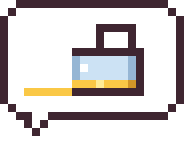
#> input picture design/final/emotes/喝醉.png, 23 x 19 px (shown 8 times larger)
$ python -i build_art.py   (imports and definitions only)
#> lines starting #> are read from the running program, lines starting #| are printed output that depends on the picture
# 產生 js/art.js：把定案圖檔（Kenney 角色、表情泡泡、裝備圖示）轉成文字資料，遊戲載入時不用另外讀圖
# 用法：python3 tools/build_art.py <design 資料夾>   （design-wip 分支的 design/）
import sys, json, glob, os, base64, io, subprocess, tempfile
from PIL import Image
D = sys.argv[1]
KT = D + '/assets/kenney-tiny-dungeon/tiles/'
LET = {(63,38,49):'#',(189,108,74):'H',(118,59,54):'h',(247,194,130):'S',(225,154,101):'s',(192,203,220):'C',(139,155,180):'c',(38,43,68):'k',
       (155,76,163):'P',(209,118,208):'p',(82,96,124):'m',(37,149,106):'G',(67,225,179):'g',(234,165,108):'o',(170,183,204):'x',(232,69,55):'r'}
ken = {}
# [3 lines not run here, left out]
pal = []; CH = [chr(c) for c in range(35, 127) if chr(c) not in '\\']
def enc(im):
    im = im.convert('RGBA'); s = []
    for y in range(im.height):
        for x in range(im.width):
            r,g,b,a = im.getpixel((x,y))
            if a < 128: s.append(' '); continue
            hx = '#%02x%02x%02x' % (r,g,b)
            if hx not in pal: pal.append(hx)
            s.append(CH[pal.index(hx)])
    return ''.join(s)
emo = {}
E = D + '/final/emotes/'
# [9 lines not run here, left out]
eq = {}; equrl = {}
# [5 lines not run here, left out]
# 斜角建築（村子）：design/buildings/tools/game_export.py 輸出 PNG＋meta。建築用自己的色盤 bpal，
# 窗戶像素記成 'W'（玻璃）、'Wh'（反光），遊戲裡依白天／晚上上色
bld = {}; bpal = ['W', 'Wh']
TMP = tempfile.mkdtemp()
# [13 lines not run here, left out]
# 怪物（design/monsters，定案）：每區 a／c 雜魚、b／d 強敵、e 菁英（b 的菁英版）；魔王 boneking、abyss。底下透明的列裁掉，腳底就是最後一列
ZN = ['草原', '森林', '荒地', '礦坑', '海岸', '雪山', '魔王城']; mon = {}   # 顏色多，每隻各自一個小色盤
def menc(f):
#> called with f = '../design/final/emotes/喝醉.png'
    im = Image.open(f).convert('RGBA'); bb = im.getbbox(); im = im.crop((0, 0, im.width, bb[3])); s = []; mpal = []
#> in menc, im is the input picture: PIL image 23x19 RGBA; mean R, G, B, A 150.8, 145.1, 144.6, 196.6
#> after `bb = im.getbbox()`: bb = (0, 0, 23, 17)
#> after `im = im.crop((0, 0, im.width, bb[3]))`:
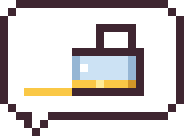
#> im: PIL image 23x17 RGBA (shown 8 times larger); mean R, G, B, A 168.5, 162.1, 161.6, 219.8; transparent parts drawn white
    for y in range(im.height):
        for x in range(im.width):
            r,g,b,a = im.getpixel((x,y))
            if a < 128: s.append(' '); continue
            hx = '#%02x%02x%02x' % (r,g,b)
            if hx not in mpal: mpal.append(hx)
            s.append(CH[mpal.index(hx)])
#> after the loop, mpal = ['#3f2631', '#ffffff', '#96b6d4', '#cce2f4', '#fac846', '#ffec96', '#d29628']; s = 391 items, first 6: ' ', ' ', '#', '#', '#', '#'
    assert len(mpal) < len(CH), (f, len(mpal))
    return {'w':im.width, 'h':im.height, 'pal':mpal, 'px':''.join(s)}
# [5 lines not run here, left out]
# 馬、驛馬車（design/rides，v17.39）、野外背景物（design/wild，v17.40）：每張各自一個小色盤；最後一列就是腳底
def folder(script):
    res = {}; RT = tempfile.mkdtemp(); subprocess.run([sys.executable, script, RT], check=True, stdout=subprocess.DEVNULL)
    for f in sorted(glob.glob(RT + '/*.png')):
        im = Image.open(f).convert('RGBA'); s = []; rpal = []
        for y in range(im.height):
            for x in range(im.width):
                r,g,b,a = im.getpixel((x,y))
                if a < 128: s.append(' '); continue
                hx = '#%02x%02x%02x' % (r,g,b)
                if hx not in rpal: rpal.append(hx)
                s.append(CH[rpal.index(hx)])
        assert len(rpal) < len(CH), (f, len(rpal))
        res[os.path.basename(f)[:-4]] = {'w':im.width, 'h':im.height, 'pal':rpal, 'px':''.join(s)}
    return res
# [1 line that did not run here, left out]
# v17.57：介面圖示（design/ui/export_icons.py）。直接存成 PNG data URL，介面用 <img> 放大顯示
# [4 lines not run here, left out]
out = '// 自動產生（tools/build_art.py），不要手改。圖檔來源：design-wip 分支 design/final、design/buildings、design/monsters、Kenney Tiny Dungeon（CC0）\n'
# [3 lines not run here, left out]

>>> result = menc('../design/final/emotes/喝醉.png')
#> result = 4 items

$ run again, on design/final/emotes/想到了.png
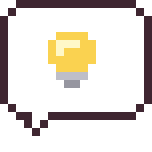
#> input picture design/final/emotes/想到了.png, 19 x 19 px (shown 8 times larger)
#> in menc, im is the input picture: PIL image 19x19 RGBA; mean R, G, B, A 163.7, 157.3, 150.7, 195.7
#> bb = (0, 0, 19, 17)
#> in menc, `im = im.crop((0, 0, im.width, bb[3]))`:
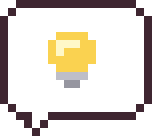
#> im: PIL image 19x17 RGBA (shown 8 times larger); mean R, G, B, A 183, 175.8, 168.5, 218.7; transparent parts drawn white
#> after the loop in menc, `for y in range(im.height):`: mpal = ['#3f2631', '#ffffff', '#fad250', '#fff8c8', '#bebec8', '#9696a0']; s = 323 items, first 6: ' ', ' ', '#', '#', '#', '#'
#> result = 4 items

$ run again, on design/final/emotes/想到了_frames.png
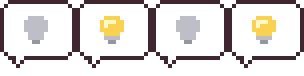
#> input picture design/final/emotes/想到了_frames.png, 76 x 19 px (shown 4 times larger)
#> in menc, im is the input picture: PIL image 76x19 RGBA; mean R, G, B, A 161.6, 156.3, 154.4, 195.7
#> bb = (0, 0, 76, 17)
#> in menc, `im = im.crop((0, 0, im.width, bb[3]))`:
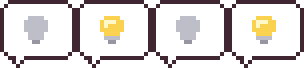
#> im: PIL image 76x17 RGBA (shown 4 times larger); mean R, G, B, A 180.6, 174.7, 172.5, 218.7; transparent parts drawn white
#> after the loop in menc, `for y in range(im.height):`: mpal = ['#3f2631', '#ffffff', '#bebec8', '#fad250', '#fff8c8', '#9696a0']; s = 1292 items, first 6: ' ', ' ', '#', '#', '#', '#'
#> result = 4 items

$ run again, on design/final/emotes/想睡.png
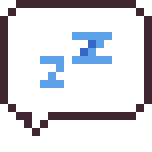
#> input picture design/final/emotes/想睡.png, 19 x 19 px (shown 8 times larger)
#> in menc, im is the input picture: PIL image 19x19 RGBA; mean R, G, B, A 155.2, 155.3, 161.5, 195.7
#> bb = (0, 0, 19, 17)
#> in menc, `im = im.crop((0, 0, im.width, bb[3]))`:
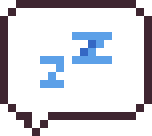
#> im: PIL image 19x17 RGBA (shown 8 times larger); mean R, G, B, A 173.5, 173.6, 180.5, 218.7; transparent parts drawn white
#> after the loop in menc, `for y in range(im.height):`: mpal = ['#3f2631', '#ffffff', '#5ca0e8', '#3468c4']; s = 323 items, first 6: ' ', ' ', '#', '#', '#', '#'
#> result = 4 items
